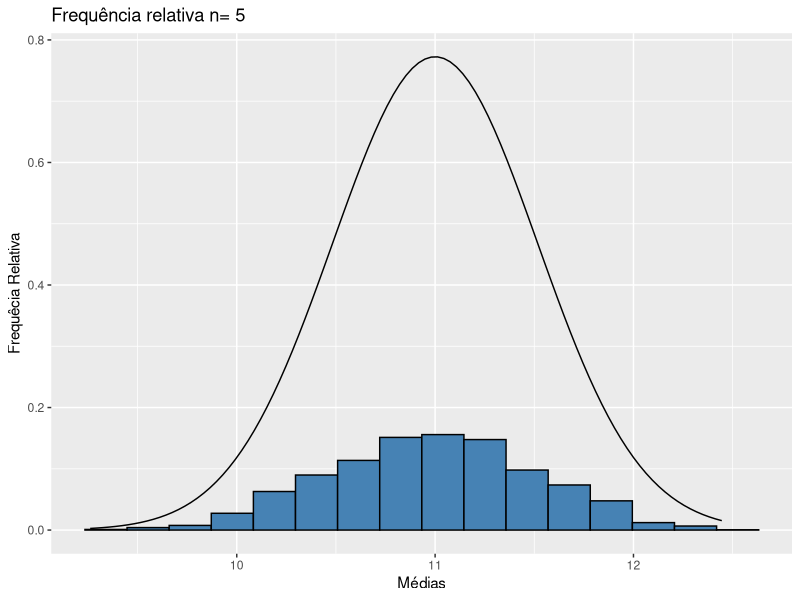
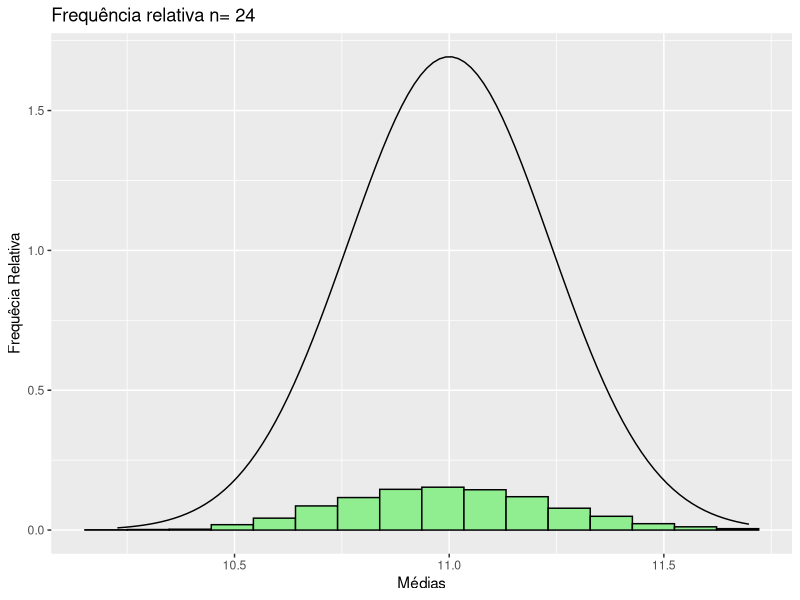
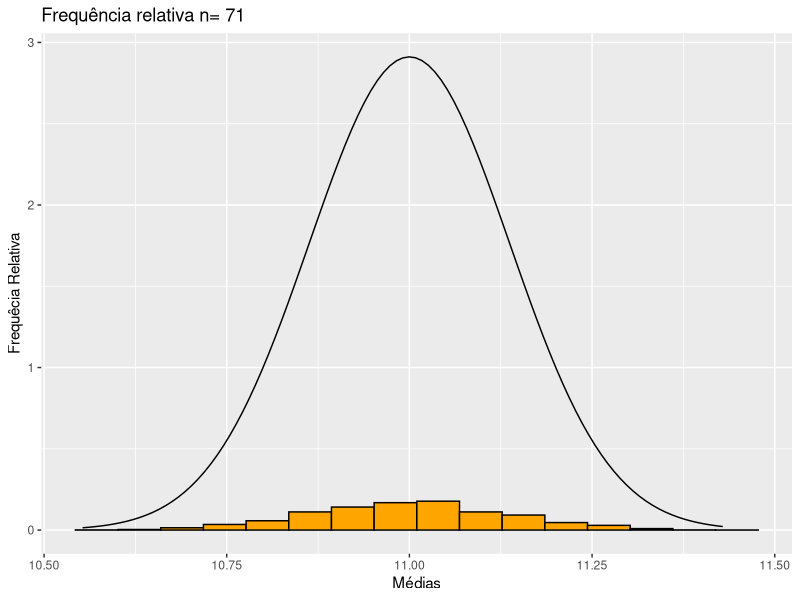

These figures' R source, in order:
library(ggplot2)
n = c(5, 24, 71)
cores = c("steelblue", "lightgreen", "orange")
a = 9
b = 13
for(i in 1:3){
  set.seed(2018)
  Médias = c()
  for(j in 1:1970){
    amostra = runif(n[i], a, b)
    Médias = append(Médias, mean(amostra))
  }
  Esp = (a+b)/2
  Var = (b-a)^2/12/n[i]
  m = data.frame(Médias)
  
  print(ggplot(m, aes(x = Médias)) + 
    geom_histogram(aes(y = after_stat(count / sum(count))), fill = cores[i], color = "black", bins = 16) +
    labs(title = paste("Frequência relativa n=", n[i]), y = "Frequêcia Relativa") +
    stat_function(fun = dnorm, color="black", args = list(mean = Esp, sd = sqrt(Var))))
}